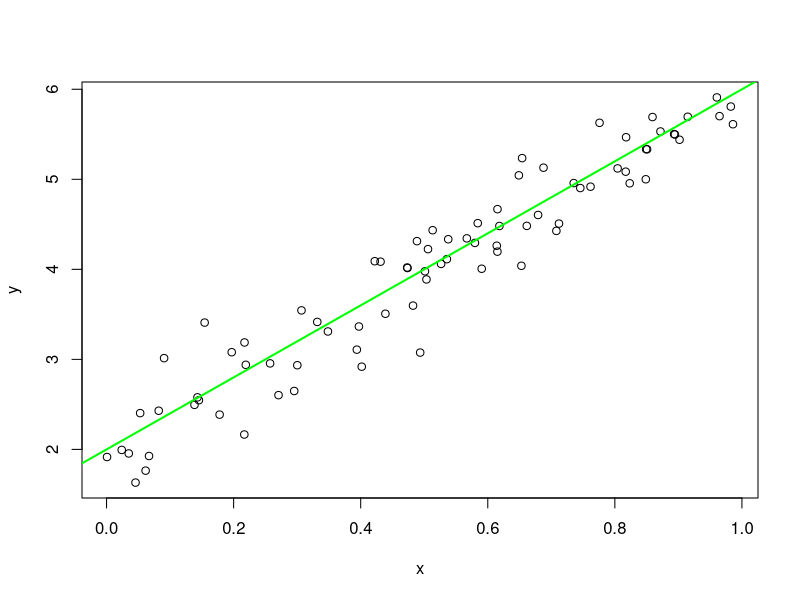

R code for this plot:
a <- 2
b <- 4
sigSq <- 0.5
n <- 80

x <- runif(n)
(avgX <- mean(x))
write(avgX, "avgX.txt")

y <- a + b * x + rnorm(n, sd = sqrt(sigSq)/2)

plot(x, y)
abline(a, b, col = "green", lwd = 2)

dev.print(pdf, "nifty_plot.pdf")
